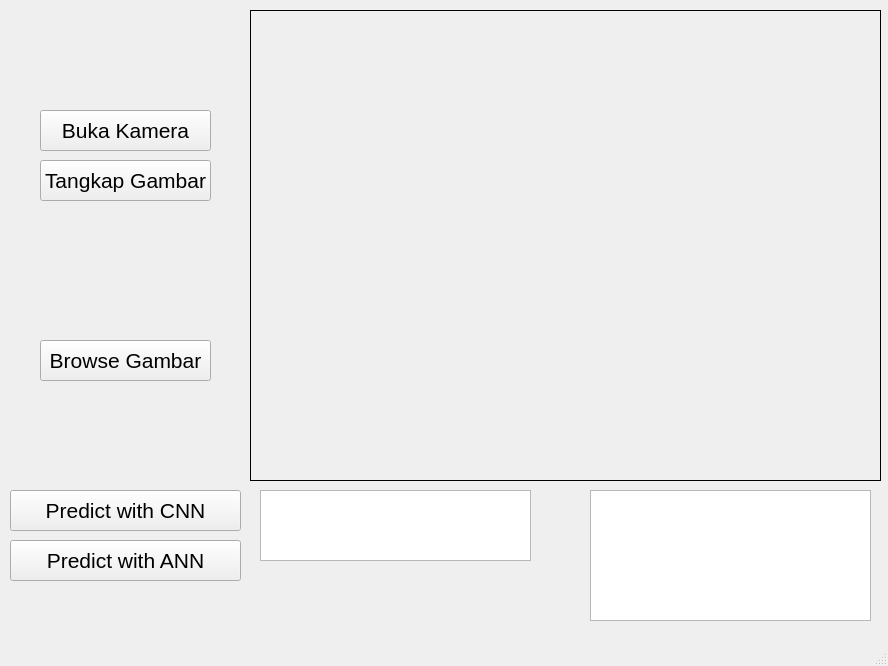
<?xml version="1.0" encoding="UTF-8"?>
<ui version="4.0">
 <class>MainWindow</class>
 <widget class="QMainWindow" name="MainWindow">
  <property name="geometry">
   <rect>
    <x>0</x>
    <y>0</y>
    <width>888</width>
    <height>666</height>
   </rect>
  </property>
  <property name="windowTitle">
   <string>Klasifikasi Kayu</string>
  </property>
  <widget class="QWidget" name="centralwidget">
   <widget class="QPushButton" name="browseGambar">
    <property name="geometry">
     <rect>
      <x>40</x>
      <y>340</y>
      <width>171</width>
      <height>41</height>
     </rect>
    </property>
    <property name="font">
     <font>
      <pointsize>16</pointsize>
     </font>
    </property>
    <property name="text">
     <string>Browse Gambar</string>
    </property>
   </widget>
   <widget class="QListWidget" name="listWidget">
    <property name="geometry">
     <rect>
      <x>260</x>
      <y>490</y>
      <width>271</width>
      <height>71</height>
     </rect>
    </property>
    <property name="font">
     <font>
      <pointsize>12</pointsize>
     </font>
    </property>
   </widget>
   <widget class="QLabel" name="imageLabel">
    <property name="geometry">
     <rect>
      <x>250</x>
      <y>10</y>
      <width>631</width>
      <height>471</height>
     </rect>
    </property>
    <property name="frameShape">
     <enum>QFrame::Box</enum>
    </property>
    <property name="text">
     <string/>
    </property>
   </widget>
   <widget class="QPushButton" name="prediksiGambar">
    <property name="geometry">
     <rect>
      <x>10</x>
      <y>490</y>
      <width>231</width>
      <height>41</height>
     </rect>
    </property>
    <property name="font">
     <font>
      <pointsize>16</pointsize>
     </font>
    </property>
    <property name="text">
     <string>Predict with CNN</string>
    </property>
   </widget>
   <widget class="QListWidget" name="probabilitasKayu">
    <property name="geometry">
     <rect>
      <x>590</x>
      <y>490</y>
      <width>281</width>
      <height>131</height>
     </rect>
    </property>
    <property name="font">
     <font>
      <pointsize>12</pointsize>
     </font>
    </property>
   </widget>
   <widget class="QPushButton" name="bukaKamera">
    <property name="geometry">
     <rect>
      <x>40</x>
      <y>110</y>
      <width>171</width>
      <height>41</height>
     </rect>
    </property>
    <property name="font">
     <font>
      <pointsize>16</pointsize>
     </font>
    </property>
    <property name="cursor">
     <cursorShape>ArrowCursor</cursorShape>
    </property>
    <property name="text">
     <string>Buka Kamera</string>
    </property>
   </widget>
   <widget class="QPushButton" name="tangkapGambar">
    <property name="geometry">
     <rect>
      <x>40</x>
      <y>160</y>
      <width>171</width>
      <height>41</height>
     </rect>
    </property>
    <property name="font">
     <font>
      <pointsize>16</pointsize>
     </font>
    </property>
    <property name="text">
     <string>Tangkap Gambar</string>
    </property>
   </widget>
   <widget class="QPushButton" name="prediksiGambar2">
    <property name="geometry">
     <rect>
      <x>10</x>
      <y>540</y>
      <width>231</width>
      <height>41</height>
     </rect>
    </property>
    <property name="font">
     <font>
      <pointsize>16</pointsize>
     </font>
    </property>
    <property name="text">
     <string>Predict with ANN</string>
    </property>
   </widget>
  </widget>
  <widget class="QMenuBar" name="menubar">
   <property name="geometry">
    <rect>
     <x>0</x>
     <y>0</y>
     <width>888</width>
     <height>21</height>
    </rect>
   </property>
  </widget>
  <widget class="QStatusBar" name="statusbar"/>
 </widget>
 <resources/>
 <connections/>
</ui>
